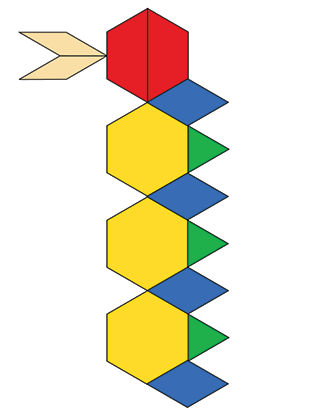
#> input picture images/image1.png, 329 x 412 px, found by its file name
$ jupyter execute 'preprocess image1.ipynb'
#> lines starting #> are read from the running program, lines starting #| are printed output that depends on the picture; after the words box and inside, x2 and y2 are one past the last pixel; in counts of white or black regions, pixels touching at a corner belong together
[cell 1]
import cv2

[cell 2]
import numpy as np

[cell 3]
import matplotlib.pyplot as plt

[cell 4]
def show(title, img):
    plt.figure(figsize=(4,4))
    plt.title(title)
    plt.imshow(img, cmap='gray')
    plt.axis('off')
    plt.show()

[cell 5]
img = cv2.imread("image1.png")
#> img is the input picture: shape (412, 329, 3); mean B, G, R 207, 227.4, 234.4
img = cv2.cvtColor(img, cv2.COLOR_BGR2RGB)
show("Original", img)

[cell 6]
resized = cv2.resize(img, (600, 600))
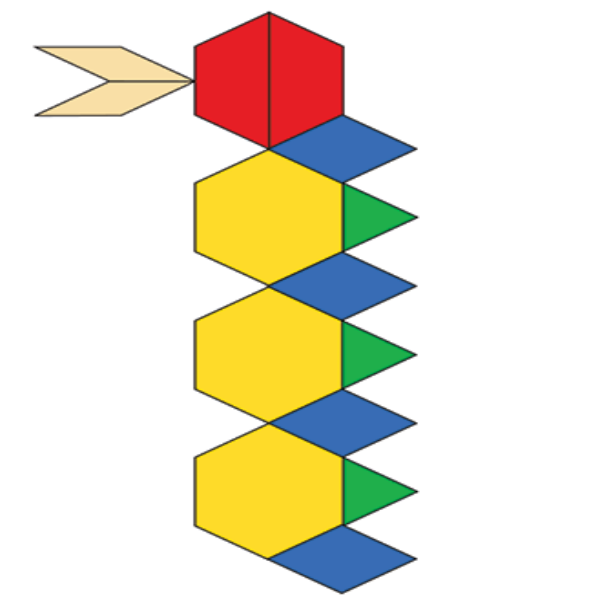
#> resized: shape (600, 600, 3); mean R, G, B 234.4, 227.4, 206.9
show("Resized", resized)

[cell 7]
gray = cv2.cvtColor(resized, cv2.COLOR_RGB2GRAY)
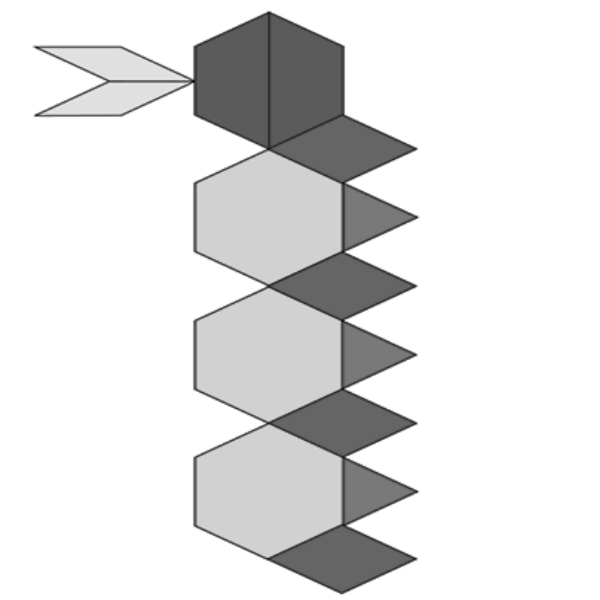
#> gray: shape (600, 600); min 7, max 255, mean 227.2
show("Grayscale", gray)

[cell 8]
blur = cv2.GaussianBlur(gray, (5, 5), 0)
show("Gaussian Blur", blur)

[cell 9]
_, otsu = cv2.threshold(blur, 0, 255, cv2.THRESH_BINARY + cv2.THRESH_OTSU)
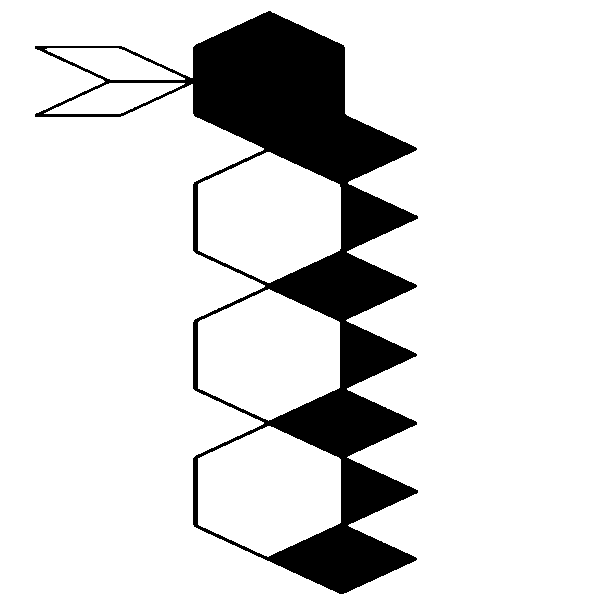
#> otsu: shape (600, 600); 85.9% white; 1 black region, box (x1, y1, x2, y2) and area: (35, 11, 418, 594) 50798
show("Otsu Threshold", otsu)

[cell 10]
adaptive = cv2.adaptiveThreshold(
    blur, 255,
    cv2.ADAPTIVE_THRESH_GAUSSIAN_C,
    cv2.THRESH_BINARY,
    11, 2
)
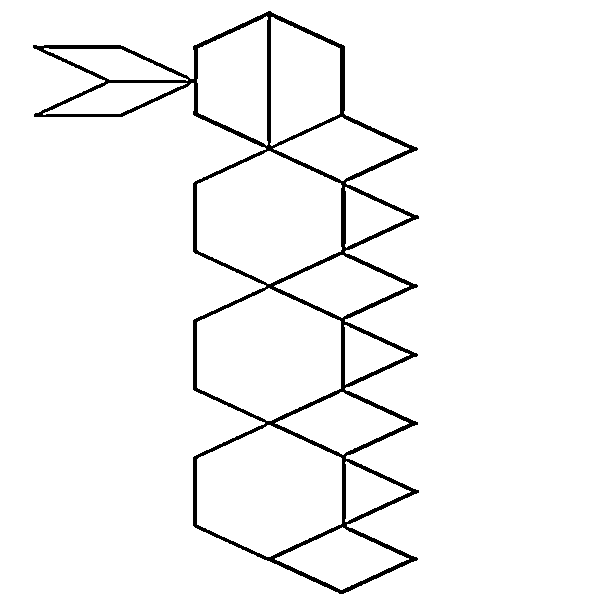
#> adaptive: shape (600, 600); 96.1% white; 1 black region, box (x1, y1, x2, y2) and area: (33, 11, 419, 594) 14034
show("Adaptive Threshold", adaptive)

[cell 11]
edges = cv2.Canny(blur, 80, 150)
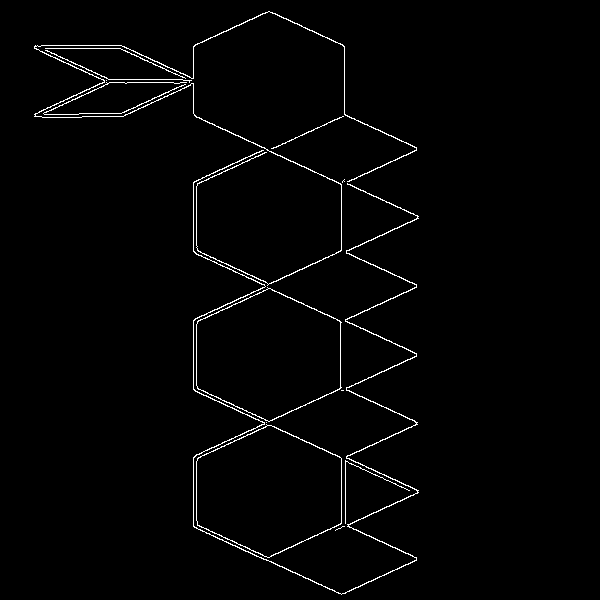
#> edges: shape (600, 600); 1.6% white in thin lines or dots, all inside (x1, y1, x2, y2) = (34, 11, 419, 595)
show("Canny Edges", edges)

[cell 12]
contours, _ = cv2.findContours(edges, cv2.RETR_EXTERNAL, cv2.CHAIN_APPROX_SIMPLE)
#> contours = 14 contours, 7 with area under 20; largest, box (x1, y1, x2, y2) and area: (196, 424, 342, 558) 14434, (196, 287, 342, 422) 14428, (193, 150, 419, 595) 571, (34, 11, 417, 286) 365, (43, 82, 187, 115) 39, (271, 116, 344, 149) 22, (45, 50, 192, 83) 21
output = resized.copy()
cv2.drawContours(output, contours, -1, (255, 0, 0), 2)
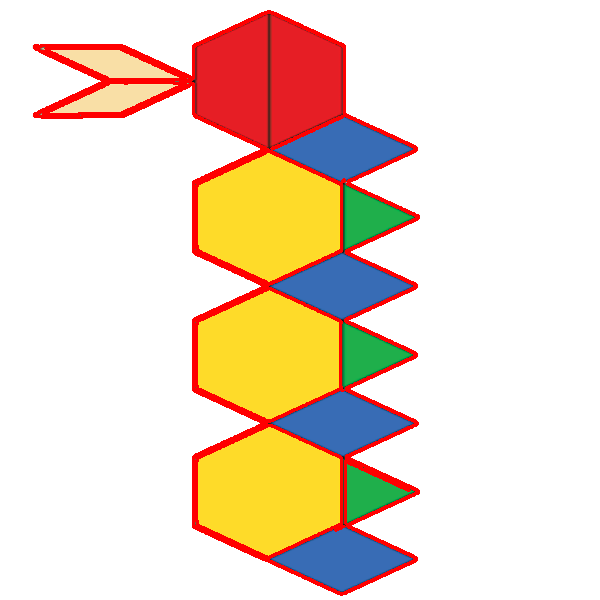
#> output: shape (600, 600, 3); 4.82% of pixels changed, all inside (x1, y1, x2, y2) = (33, 10, 420, 596)
show("Contours Detected", output)
print("Contours found:", len(contours))
#| Contours found: 14

$ run again, with images/image2.png copied over images/image1.png
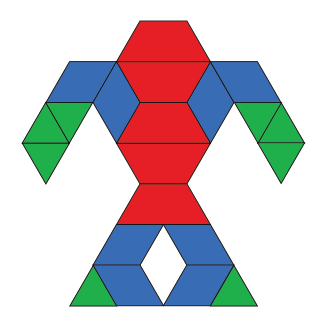
#> input picture images/image2.png, 322 x 334 px, found by its file name
#> img is the input picture: shape (334, 322, 3); mean B, G, R 199.6, 195.5, 204.6
#> otsu: shape (600, 600); 64.2% white; 1 black region, box (x1, y1, x2, y2) and area: (40, 36, 569, 551) 128732
#> adaptive: shape (600, 600); 94.9% white; 1 black region, box (x1, y1, x2, y2) and area: (40, 36, 569, 552) 18255
#> `edges = cv2.Canny(blur, 80, 150)`:
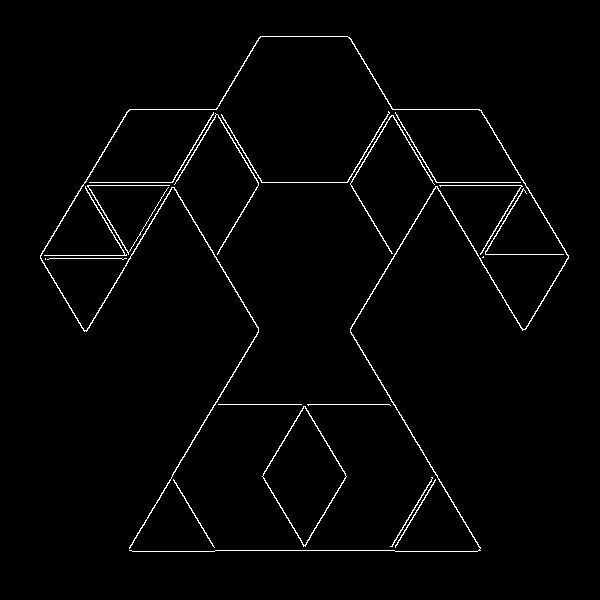
#> edges: shape (600, 600); 1.8% white in thin lines or dots, all inside (x1, y1, x2, y2) = (40, 36, 569, 552)
#> contours = 19 contours, 5 with area under 20; largest, box (x1, y1, x2, y2) and area: (262, 406, 347, 547) 5991, (40, 36, 569, 552) 942, (174, 113, 259, 255) 117, (350, 115, 435, 254) 116, (221, 111, 390, 183) 78
#> `cv2.drawContours(output, contours, -1, (255, 0, 0), 2)`:
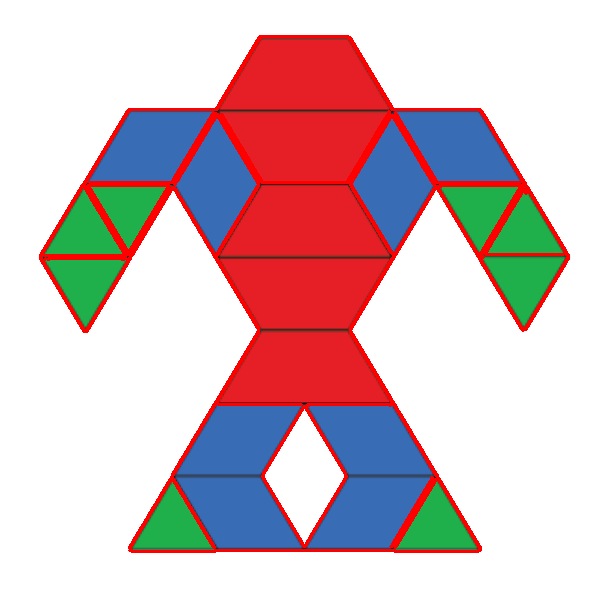
#> output: shape (600, 600, 3); mean R, G, B 211.7, 188.4, 192.7
#| Contours found: 19

$ run again, with images/image3.png copied over images/image1.png
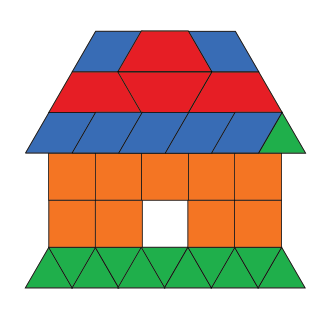
#> input picture images/image3.png, 334 x 310 px, found by its file name
#> img is the input picture: shape (310, 334, 3); mean B, G, R 157, 172.5, 196
#> `_, otsu = cv2.threshold(blur, 0, 255, cv2.THRESH_BINARY + cv2.THRESH_O..`:
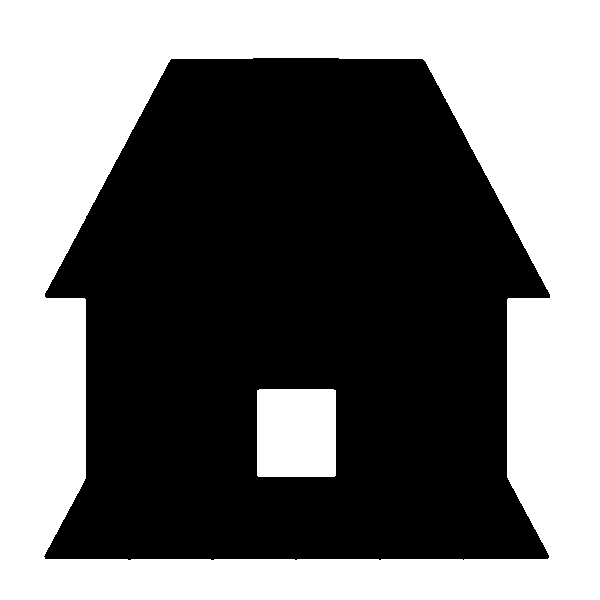
#> otsu: shape (600, 600); 45.1% white; 2 white regions, box (x1, y1, x2, y2) and area: (0, 0, 600, 600) 155520, (257, 389, 336, 477) 6946
#> adaptive: shape (600, 600); 93.7% white; 1 black region, box (x1, y1, x2, y2) and area: (44, 58, 550, 559) 22667
#> edges: shape (600, 600); 3.1% white in thin lines or dots, all inside (x1, y1, x2, y2) = (44, 58, 550, 560)
#> contours = 25 contours, 4 with area under 20; largest, box (x1, y1, x2, y2) and area: (254, 298, 505, 388) 14194, (337, 389, 505, 478) 7132, (257, 389, 337, 478) 6865, (131, 218, 254, 296) 6042, (297, 479, 504, 556) 3080
#> `cv2.drawContours(output, contours, -1, (255, 0, 0), 2)`:
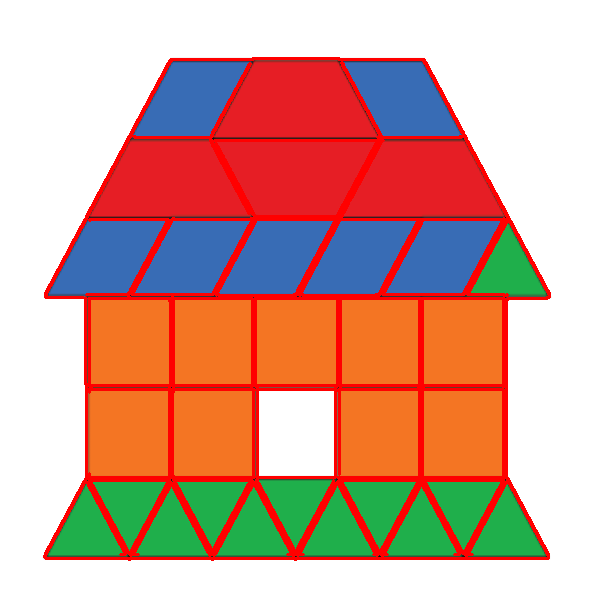
#> output: shape (600, 600, 3); mean R, G, B 208.1, 162.3, 148.8
#| Contours found: 25
